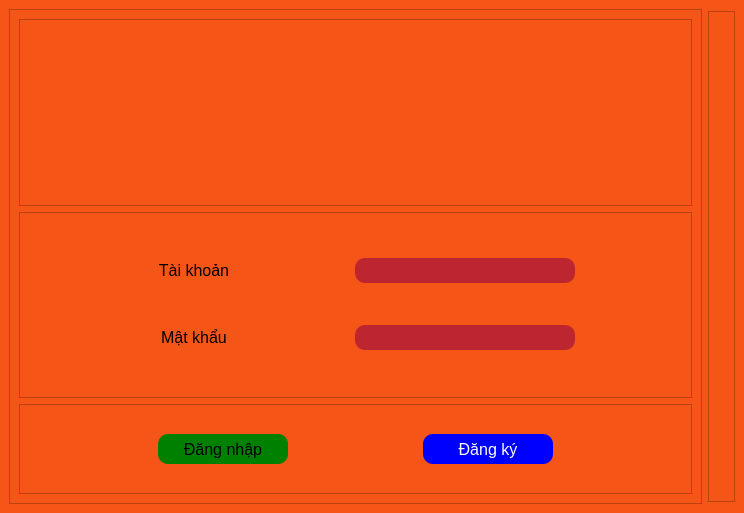
<?xml version="1.0" encoding="UTF-8"?>
<ui version="4.0">
 <class>MainWindow</class>
 <widget class="QMainWindow" name="MainWindow">
  <property name="geometry">
   <rect>
    <x>0</x>
    <y>0</y>
    <width>744</width>
    <height>513</height>
   </rect>
  </property>
  <property name="maximumSize">
   <size>
    <width>912</width>
    <height>16777215</height>
   </size>
  </property>
  <property name="windowTitle">
   <string>MainWindow</string>
  </property>
  <property name="styleSheet">
   <string notr="true">background-color: #f55516;</string>
  </property>
  <widget class="QWidget" name="centralwidget">
   <layout class="QHBoxLayout" name="horizontalLayout_3">
    <item>
     <widget class="QFrame" name="frame_4">
      <property name="frameShape">
       <enum>QFrame::StyledPanel</enum>
      </property>
      <property name="frameShadow">
       <enum>QFrame::Raised</enum>
      </property>
      <layout class="QVBoxLayout" name="verticalLayout">
       <item>
        <widget class="QFrame" name="frame_2">
         <property name="frameShape">
          <enum>QFrame::StyledPanel</enum>
         </property>
         <property name="frameShadow">
          <enum>QFrame::Raised</enum>
         </property>
         <layout class="QHBoxLayout" name="horizontalLayout_2">
          <item>
           <widget class="QLabel" name="label_3">
            <property name="text">
             <string/>
            </property>
            <property name="pixmap">
             <pixmap>../resources/images/top-anime.jpeg</pixmap>
            </property>
            <property name="scaledContents">
             <bool>false</bool>
            </property>
            <property name="alignment">
             <set>Qt::AlignCenter</set>
            </property>
           </widget>
          </item>
         </layout>
        </widget>
       </item>
       <item>
        <widget class="QFrame" name="frame">
         <property name="frameShape">
          <enum>QFrame::StyledPanel</enum>
         </property>
         <property name="frameShadow">
          <enum>QFrame::Raised</enum>
         </property>
         <layout class="QGridLayout" name="gridLayout">
          <item row="0" column="0">
           <widget class="QLabel" name="label">
            <property name="maximumSize">
             <size>
              <width>110</width>
              <height>16777215</height>
             </size>
            </property>
            <property name="font">
             <font>
              <pointsize>12</pointsize>
             </font>
            </property>
            <property name="styleSheet">
             <string notr="true">margin-left: 10px;</string>
            </property>
            <property name="text">
             <string>Tài khoản</string>
            </property>
            <property name="alignment">
             <set>Qt::AlignCenter</set>
            </property>
           </widget>
          </item>
          <item row="0" column="1">
           <widget class="QLineEdit" name="lineEditTaiKhoan">
            <property name="minimumSize">
             <size>
              <width>0</width>
              <height>25</height>
             </size>
            </property>
            <property name="maximumSize">
             <size>
              <width>220</width>
              <height>16777215</height>
             </size>
            </property>
            <property name="styleSheet">
             <string notr="true">border-radius: 10px;
background-color: #bd2630;</string>
            </property>
           </widget>
          </item>
          <item row="1" column="0">
           <widget class="QLabel" name="label_2">
            <property name="maximumSize">
             <size>
              <width>110</width>
              <height>16777215</height>
             </size>
            </property>
            <property name="font">
             <font>
              <pointsize>12</pointsize>
             </font>
            </property>
            <property name="styleSheet">
             <string notr="true">margin-left: 10px;</string>
            </property>
            <property name="text">
             <string>Mật khẩu</string>
            </property>
            <property name="alignment">
             <set>Qt::AlignCenter</set>
            </property>
           </widget>
          </item>
          <item row="1" column="1">
           <widget class="QLineEdit" name="lineEditMatKhau">
            <property name="minimumSize">
             <size>
              <width>0</width>
              <height>25</height>
             </size>
            </property>
            <property name="maximumSize">
             <size>
              <width>220</width>
              <height>16777215</height>
             </size>
            </property>
            <property name="styleSheet">
             <string notr="true">border-radius: 10px;
background-color: #bd2630;</string>
            </property>
           </widget>
          </item>
         </layout>
        </widget>
       </item>
       <item>
        <widget class="QFrame" name="frame_3">
         <property name="maximumSize">
          <size>
           <width>16777215</width>
           <height>90</height>
          </size>
         </property>
         <property name="frameShape">
          <enum>QFrame::StyledPanel</enum>
         </property>
         <property name="frameShadow">
          <enum>QFrame::Raised</enum>
         </property>
         <layout class="QHBoxLayout" name="horizontalLayout">
          <item>
           <widget class="QPushButton" name="pushButtonDangNhap">
            <property name="minimumSize">
             <size>
              <width>0</width>
              <height>30</height>
             </size>
            </property>
            <property name="maximumSize">
             <size>
              <width>130</width>
              <height>16777215</height>
             </size>
            </property>
            <property name="font">
             <font>
              <pointsize>12</pointsize>
             </font>
            </property>
            <property name="styleSheet">
             <string notr="true">border-radius: 10px;
background-color: green;</string>
            </property>
            <property name="text">
             <string>Đăng nhập</string>
            </property>
           </widget>
          </item>
          <item>
           <widget class="QPushButton" name="pushButtonDangKy">
            <property name="minimumSize">
             <size>
              <width>0</width>
              <height>30</height>
             </size>
            </property>
            <property name="maximumSize">
             <size>
              <width>130</width>
              <height>16777215</height>
             </size>
            </property>
            <property name="font">
             <font>
              <pointsize>12</pointsize>
             </font>
            </property>
            <property name="styleSheet">
             <string notr="true">border-radius: 10px;
background-color: blue;
color: white;</string>
            </property>
            <property name="text">
             <string>Đăng ký</string>
            </property>
           </widget>
          </item>
         </layout>
        </widget>
       </item>
      </layout>
     </widget>
    </item>
    <item>
     <widget class="QFrame" name="frame_5">
      <property name="maximumSize">
       <size>
        <width>350</width>
        <height>491</height>
       </size>
      </property>
      <property name="frameShape">
       <enum>QFrame::StyledPanel</enum>
      </property>
      <property name="frameShadow">
       <enum>QFrame::Raised</enum>
      </property>
      <layout class="QVBoxLayout" name="verticalLayout_2">
       <item>
        <widget class="QLabel" name="label_4">
         <property name="text">
          <string/>
         </property>
         <property name="pixmap">
          <pixmap>../resources/images/i_love_anime.jpg</pixmap>
         </property>
         <property name="scaledContents">
          <bool>true</bool>
         </property>
        </widget>
       </item>
      </layout>
     </widget>
    </item>
   </layout>
  </widget>
 </widget>
 <resources/>
 <connections/>
</ui>
